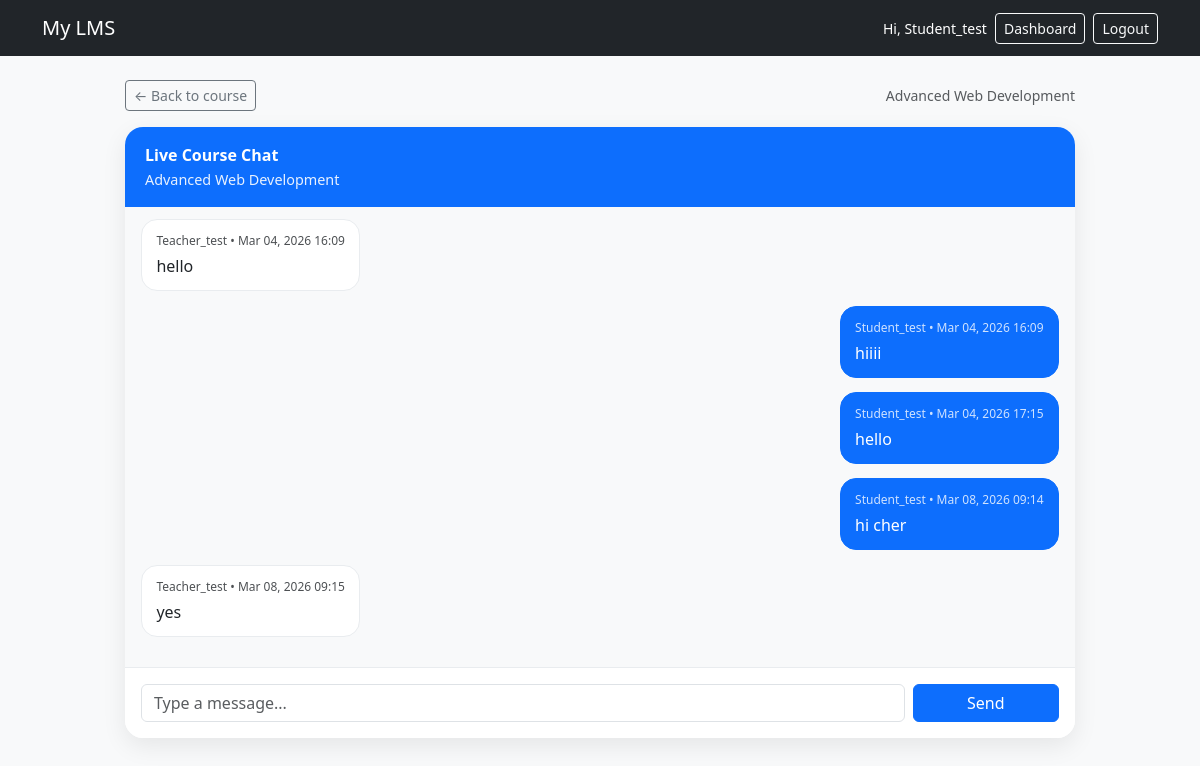
The page /chat/course/3/ (signed in) on the database its author committed.
### courses/models.py (models this page shows, shortened)
class Course(models.Model):
    teacher = models.ForeignKey(
        settings.AUTH_USER_MODEL,
        on_delete=models.CASCADE,
        related_name="courses_taught",
    )
    title = models.CharField(max_length=200)
    description = models.TextField(blank=True)
    created_at = models.DateTimeField(auto_now_add=True)

### chat/models.py (models this page shows, shortened)
class ChatMessage(models.Model):
    course = models.ForeignKey(
        "courses.Course",
        on_delete=models.CASCADE,
        related_name="chat_messages",
    )
    sender = models.ForeignKey(
        settings.AUTH_USER_MODEL,
        on_delete=models.CASCADE,
        related_name="sent_chat_messages",
    )
    message = models.TextField()
    created_at = models.DateTimeField(auto_now_add=True)
    class Meta:
        ordering = ["created_at"]

### chat/views.py (the view)
# urls.py: path("course/<int:course_id>/", views.room, name="room"),
@login_required
def room(request, course_id):
    course = get_object_or_404(Course, id=course_id)
    profile = getattr(request.user, "profile", None)
    role = getattr(profile, "role", None)
    is_teacher = request.user == course.teacher
    is_enrolled = Enrollment.objects.filter(course=course, student=request.user).exists()
    if not (is_teacher or is_enrolled):
        return HttpResponseForbidden("You do not have access to this chat.")
    chat_messages = course.chat_messages.select_related("sender").order_by("-created_at")[:50]
    chat_messages = list(reversed(chat_messages))
    return render(request, "chat/room.html", {
        "course": course,
        "chat_messages": chat_messages,
        "is_teacher": is_teacher,
        "is_enrolled": is_enrolled,
    })

### chat/templates/chat/room.html (shortened to what this page needs)
{% extends "base.html" %}
{% block content %}
<div class="chat-shell">
  <div class="mb-3 d-flex justify-content-between align-items-center">
    <a class="btn btn-sm btn-outline-secondary" href="{% url 'courses:detail' course.id %}">
      ← Back to course
    </a>
    <span class="text-muted small">{{ course.title }}</span>
  </div>
  <div class="card chat-card">
    <div class="chat-header">
      <div class="chat-header-title">Live Course Chat</div>
      <div class="chat-header-subtitle">{{ course.title }}</div>
    </div>
    <div id="chatLog" class="chat-log">
      {% if chat_messages %}
        {% for msg in chat_messages %}
          <div class="chat-message {% if msg.sender == user %}me{% endif %}">
            <div class="chat-bubble">
              <div class="chat-meta">
                {{ msg.sender.username }} • {{ msg.created_at|date:"M d, Y H:i" }}
              </div>
              <div class="chat-text">{{ msg.message }}</div>
            </div>
          </div>
        {% endfor %}
      {% else %}
        <div class="chat-empty" id="chatEmpty">No messages yet. Start the conversation.</div>
      {% endif %}
    </div>
    <div class="chat-composer">
      <form id="chatForm" class="row g-2">
        <div class="col-md-10">
          <input id="chatMessageInput"
                 type="text"
                 class="form-control"
                 placeholder="Type a message..."
                 autocomplete="off">
        </div>
        <div class="col-md-2">
          <button class="btn btn-primary w-100" type="submit">Send</button>
        </div>
      </form>
    </div>
  </div>
</div>
{% endblock %}

### templates/base.html (shortened to what this page needs)
<!doctype html>
<html lang="en">
<head>
  <link href="https://cdn.jsdelivr.net/npm/bootstrap@5.3.3/dist/css/bootstrap.min.css" rel="stylesheet">
</head>
<body class="bg-light">
<nav class="navbar navbar-expand-lg navbar-dark bg-dark">
  <div class="container">
    <a class="navbar-brand" href="{% url 'courses:list' %}">My LMS</a>
    <div class="d-flex align-items-center gap-2">
      {% if user.is_authenticated %}
        <span class="text-white small">Hi, {{ user.username }}</span>
        <a class="btn btn-sm btn-outline-light" href="{% url 'dashboard' %}">
          Dashboard
        </a>
        <form method="post" action="{% url 'logout' %}" class="mb-0">
          <button type="submit" class="btn btn-sm btn-outline-light">Logout</button>
        </form>
      {% else %}
        <a class="btn btn-sm btn-outline-light" href="{% url 'login' %}">Login</a>
        <a class="btn btn-sm btn-warning" href="{% url 'signup' %}">Sign up</a>
      {% endif %}
    </div>
  </div>
</nav>
<main class="container py-4">
  {% block content %}{% endblock %}
</main>
</body>
</html>

### chat/templates/chat/room.html (style rules this page uses)
.chat-shell { max-width: 950px; margin: 0 auto; }
.chat-card { border: 0; border-radius: 18px; overflow: hidden; box-shadow: 0 0.5rem 1.5rem rgba(0, 0, 0, 0.08); }
.chat-header { background: #0d6efd; color: #fff; padding: 1rem 1.25rem; }
.chat-header-title { font-weight: 600; margin-bottom: 0.15rem; }
.chat-header-subtitle { font-size: 0.9rem; opacity: 0.9; }
.chat-log { background: #f8f9fa; height: 460px; overflow-y: auto; padding: 1rem; }
.chat-message { display: flex; margin-bottom: 0.9rem; }
.chat-message.me { justify-content: flex-end; }
.chat-bubble { max-width: 75%; border-radius: 16px; padding: 0.75rem 0.9rem; background: #ffffff; border: 1px solid #e9ecef; }
.chat-message.me .chat-bubble { background: #0d6efd; color: #fff; border-color: #0d6efd; }
.chat-meta { font-size: 0.75rem; margin-bottom: 0.25rem; opacity: 0.8; }
.chat-text { white-space: pre-wrap; word-break: break-word; }
.chat-composer { border-top: 1px solid #e9ecef; background: #fff; padding: 1rem; }

### rows shown on the page
Course: title "Advanced Web Development"
ChatMessage: sender.username "Teacher_test", created_at "Mar 04, 2026 16:09", message "hello"
ChatMessage: sender.username "Student_test", created_at "Mar 04, 2026 16:09", message "hiiii"
ChatMessage: sender.username "Student_test", created_at "Mar 04, 2026 17:15", message "hello"
ChatMessage: sender.username "Student_test", created_at "Mar 08, 2026 09:14", message "hi cher"
ChatMessage: sender.username "Teacher_test", created_at "Mar 08, 2026 09:15", message "yes"

### other values the page prints
{{ user.username }} "Student_test"
